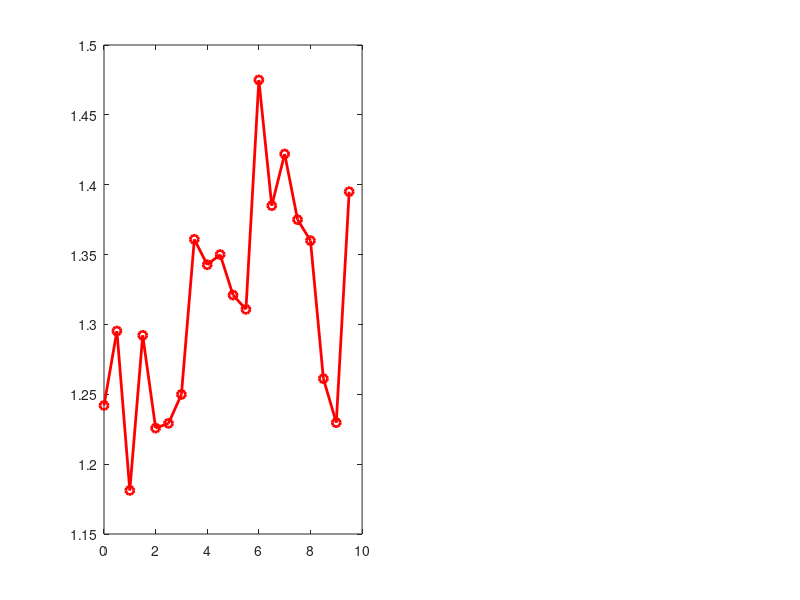

MATLAB code to generate this figure: (Note: this script raises an error after producing the figure.)
clc, close all, clear all;

time_intervals = 0:0.5:9.5; % Time from 0 to 9.5 minutes

% Test 1 results
FIT4018_kg_hr_test1 = [1.2420, 1.2953, 1.1812, 1.2922, 1.2258, 1.2292, 1.2499, 1.3609, 1.3427, 1.3500 ...
                 1.3210, 1.3108, 1.4750, 1.3850,1.4220, 1.3750, 1.3600, 1.2612, 1.2297, 1.3950];

ExternFlowmeter_kg_hr_test1 = [1.3331, 1.3254, 1.3251, 1.3210, 1.3204, 1.3201, 1.3190, 1.3182, 1.3251, ...
                1.3253, 1.3241, 1.3203, 1.3224, 1.3245, 1.3273, 1.3283, 1.3253, 1.3250, 1.3252, 1.3267];

% Test 2 results
FIT4018_kg_hr_test2 = [6.1782, 6.1571, 6.1280, 6.0778, 6.0818, 6.1307, 6.1896, 6.2119, 6.2516, ... 
            6.2511, 6.2419, 6.1811, 6.1907, 6.1810, 6.1610, 6.1568, 6.1405, 6.0832, 6.1366, 6.1532];

ExternFlowmeter_kg_hr_test2 = [6.2010, 6.2103, 6.2065, 6.2072, 6.2009, 6.2059, 6.2096, 6.2196, ...
        6.2148, 6.2162, 6.2110, 6.2204, 6.2284, 6.2127, 6.2262, 6.2270, 6.2083, 6.2252, 6.2278, 6.2134];



% Calculate the average values for each test
average_FIT4018_test1 = mean(FIT4018_kg_hr_test1);
average_ExternFlowmeter_test1 = mean(ExternFlowmeter_kg_hr_test1);
average_FIT4018_test2 = mean(FIT4018_kg_hr_test2);
average_ExternFlowmeter_test2 = mean(ExternFlowmeter_kg_hr_test2);


% Totalizer
Totalizer_FIT4018_test1 = 0.2134 * 60/10;
Totalizer_ExternFlowmeter_test1 = 0.2170 * 60/10;
Flowglass_Test1 = 0.215 * 60/10; % Closes instantly

Totalizer_FIT4018_test2 = 1.0229 * 60/10;
Totalizer_ExternFlowmeter_test2 = 1.0323 * 60/10;
Flowglass_Test2 = 1.032 * 60/10; % Closes instantly



% Create figure
figure;

% Subplot for Test 3
subplot(1,2,1); % Adjust to a 1x2 grid for two tests
plot(time_intervals, FIT4018_kg_hr_test1,'LineWidth', 2, 'Marker', 'o', 'Color', 'red','DisplayName', '42FIT4018');
hold on;
yline(Totalizer_FIT4018_test1,':', 'Color', 'red', 'LineWidth', 2,'DisplayName', 'Totalizer');
plot(time_intervals, ExternFlowmeter_kg_hr_test1, 'LineWidth', 2, 'Marker', 's', 'Color', 'green','DisplayName', 'External Flow meter');
yline(Totalizer_ExternFlowmeter_test1,':', 'Color', 'green', 'LineWidth', 2,'DisplayName', 'Totalizer');
yline(Flowglass_Test1,':', 'Color', 'Blue', 'LineWidth', 2,'DisplayName', 'Flow-glass');
title('Deviation Test 3 [Pump Strokelength: 25%]');
xlabel('Time [min]', 'FontSize', 10, 'FontWeight', 'bold');
ylabel('Flow Rate [kg/hr]', 'FontSize', 10, 'FontWeight', 'bold');
xlim([0,9]);
ylim([0 10]);
grid on;
legend('show');

% Subplot for Test 4
subplot(1,2,2); % Adjust to a 1x2 grid for two tests
plot(time_intervals, FIT4018_kg_hr_test2, 'LineWidth', 2, 'Marker', 'o', 'Color', 'red','DisplayName', '42FIT4018');
hold on;
yline(Totalizer_FIT4018_test2,':', 'Color', 'red', 'LineWidth', 2,'DisplayName', 'Totalizer');
plot(time_intervals, ExternFlowmeter_kg_hr_test2,'LineWidth', 2, 'Marker', 's', 'Color', 'green','DisplayName', 'External Flow meter');
yline(Totalizer_ExternFlowmeter_test2,':', 'Color', 'green', 'LineWidth', 2,'DisplayName', 'Totalizer');
yline(Flowglass_Test2,':', 'Color', 'Blue', 'LineWidth', 2,'DisplayName', 'Flow-glass');
title('Deviation Test 4 [Pump Strokelength: 60%]');
xlabel('Time [min]', 'FontSize', 10, 'FontWeight', 'bold');
ylabel('Flow Rate [kg/hr]', 'FontSize', 10, 'FontWeight', 'bold');
xlim([0,9]);
ylim([0 10]);
grid on;
legend('show');

hold off;
